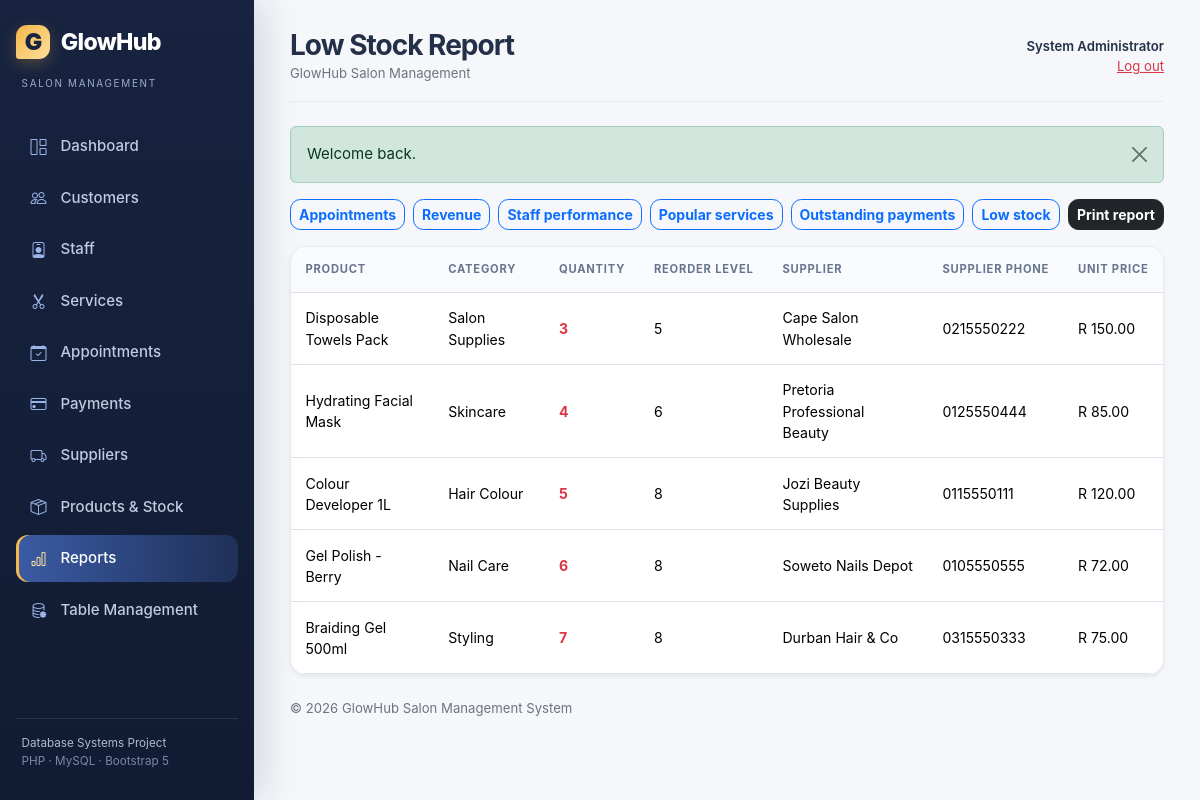
The page /reports/low_stock.php (signed in) on the database its author committed.
### tables this page shows
CREATE TABLE products (
    product_id INT UNSIGNED AUTO_INCREMENT PRIMARY KEY,
    supplier_id INT UNSIGNED NOT NULL,
    product_name VARCHAR(150) NOT NULL,
    category VARCHAR(80) NOT NULL,
    quantity INT UNSIGNED NOT NULL DEFAULT 0,
    reorder_level INT UNSIGNED NOT NULL DEFAULT 0,
    unit_price DECIMAL(10,2) NOT NULL,
    status ENUM('Active', 'Inactive') NOT NULL DEFAULT 'Active',
    created_at TIMESTAMP NOT NULL DEFAULT CURRENT_TIMESTAMP,
    UNIQUE KEY uq_product_supplier (supplier_id, product_name),
    INDEX idx_products_low_stock (quantity, reorder_level),
    CONSTRAINT fk_products_supplier
        FOREIGN KEY (supplier_id) REFERENCES suppliers(supplier_id)
        ON UPDATE CASCADE ON DELETE RESTRICT,
    CONSTRAINT chk_product_price CHECK (unit_price >= 0)
);

CREATE TABLE suppliers (
    supplier_id INT UNSIGNED AUTO_INCREMENT PRIMARY KEY,
    supplier_name VARCHAR(150) NOT NULL UNIQUE,
    phone VARCHAR(20) NOT NULL,
    email VARCHAR(120) NULL,
    address VARCHAR(255) NULL,
    created_at TIMESTAMP NOT NULL DEFAULT CURRENT_TIMESTAMP
);

### config/database.php (called while the page is built, shortened)
<?php
function db(): PDO
{
    static $pdo = null;
    $dsn = 'mysql:host=' . DB_HOST . ';dbname=' . DB_NAME . ';charset=utf8mb4';
    try {
        $pdo = new PDO($dsn, DB_USER, DB_PASS, [
            PDO::ATTR_ERRMODE => PDO::ERRMODE_EXCEPTION,
            PDO::ATTR_DEFAULT_FETCH_MODE => PDO::FETCH_ASSOC,
            PDO::ATTR_EMULATE_PREPARES => false,
        ]);
    } catch (PDOException $exception) {
        http_response_code(503);
        exit('Database connection is unavailable. Please start MySQL and import database/salon_management.sql.');
    }
    return $pdo;
}

### reports/low_stock.php (the view)
<?php
require_once __DIR__ . '/../includes/auth.php'; require_login(); $active_menu='reports';$rows=all_rows('SELECT p.*,s.supplier_name,s.phone FROM products p JOIN suppliers s ON s.supplier_id=p.supplier_id WHERE p.quantity<=p.reorder_level ORDER BY p.quantity ASC,p.product_name');$page_title='Low Stock Report';require __DIR__.'/../includes/header.php';
?>
<h2 class="print-heading">Low Stock Report</h2><?php require __DIR__.'/../includes/report_nav.php';?><div class="card shadow-sm table-card"><div class="table-responsive"><table class="table table-hover align-middle mb-0"><thead><tr><th>Product</th><th>Category</th><th>Quantity</th><th>Reorder level</th><th>Supplier</th><th>Supplier phone</th><th>Unit price</th></tr></thead><tbody><?php if(!$rows):?><tr><td colspan="7" class="text-center py-4 text-secondary">No products have reached their reorder level.</td></tr><?php endif;?><?php foreach($rows as $row):?><tr><td><?=e($row['product_name'])?></td><td><?=e($row['category'])?></td><td class="fw-bold text-danger"><?= (int)$row['quantity']?></td><td><?= (int)$row['reorder_level']?></td><td><?=e($row['supplier_name'])?></td><td><?=e($row['phone'])?></td><td><?=money($row['unit_price'])?></td></tr><?php endforeach;?></tbody></table></div></div><?php require __DIR__.'/../includes/footer.php';

### assets/css/style.css (style rules this page uses)
:root { --ink: #243047; --navy: #17233f; --navy-2: #243862; --blue: #3568d4; --blue-dark: #244ea9; --sky: #66c9d8; --gold: #f3b64b; --rose: #df7894; --cream: #f5f7fb; --muted: #748097; --line: #e7ebf3; --shadow: 0 16px 40px rgba(31, 48, 85, .08); }
* { box-sizing: border-box; }
body { background: var(--cream); color: var(--ink); font-size: .94rem; font-family: Inter, ui-sans-serif, system-ui, -apple-system, BlinkMacSystemFont, "Segoe UI", sans-serif; }
.card { border: 1px solid var(--line); border-radius: 1rem; box-shadow: var(--shadow); overflow: hidden; }
.table-card .table { font-size: .88rem; }
.table-card .table thead th { background: #fafbfe; color: #68758c; font-size: .7rem; text-transform: uppercase; letter-spacing: .07em; border-bottom-width: 1px; white-space: nowrap; }
.table > :not(caption) > * > * { padding: .9rem; }

### rows shown on the page
products: product_name "Disposable Towels Pack", category "Salon Supplies", quantity "3", reorder_level "5", supplier.supplier_name "Cape Salon Wholesale", supplier.phone "0215550222", unit_price "R 150.00"
products: product_name "Hydrating Facial Mask", category "Skincare", quantity "4", reorder_level "6", supplier.supplier_name "Pretoria Professional Beauty", supplier.phone "0125550444", unit_price "R 85.00"
products: product_name "Colour Developer 1L", category "Hair Colour", quantity "5", reorder_level "8", supplier.supplier_name "Jozi Beauty Supplies", supplier.phone "0115550111", unit_price "R 120.00"
products: product_name "Gel Polish - Berry", category "Nail Care", quantity "6", reorder_level "8", supplier.supplier_name "Soweto Nails Depot", supplier.phone "0105550555", unit_price "R 72.00"
products: product_name "Braiding Gel 500ml", category "Styling", quantity "7", reorder_level "8", supplier.supplier_name "Durban Hair & Co", supplier.phone "0315550333", unit_price "R 75.00"

### other values the page prints
$label "Dashboard"
$label "Customers"
$label "Staff"
$label "Services"
$label "Appointments"
$label "Payments"
$label "Suppliers"
$label "Products & Stock"
$label "Reports"
$label "Table Management"
$page_title "Low Stock Report"
current_user()['full_name'] "System Administrator"
$flash['message'] "Welcome back."
